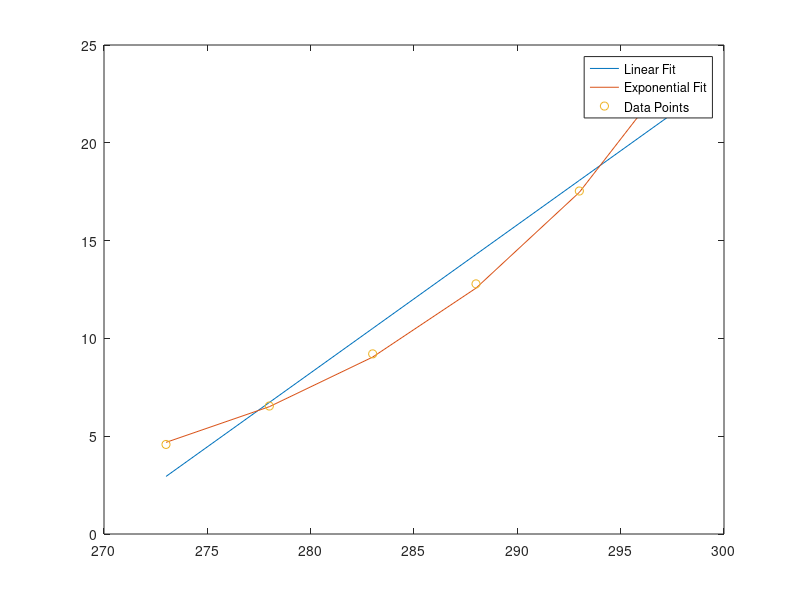

MATLAB code to generate this figure:
% Kaan Işıldak / no:090160360

% Question 2)
T=[273 278 283 288 293 298];
P=[4.579 6.543 9.209 12.788 17.535 23.756];

coeff=polyfit(T,P,1); % y=mx+b
m1=coeff(1);
b1=coeff(2);

coeff2=polyfit(T,log(P),1);  %y=b*e^mx
m2=coeff2(1);
b2=exp(coeff2(2));

x_plot=T;
y_plot1=(m1*x_plot)+b1;

y_plot2=b2*exp(m2.*x_plot);
sum_1=0;
sum_2=0;
for i=1:length(x_plot)  % min square error for linear function
    sum_1=sum_1+(P(i)-y_plot1(i))^2;
end

for j=1:length(x_plot) % min square error for exponential function
    sum_2=sum_2+(P(j)-y_plot2(j))^2;
end
% Since sum_2 < sum_1 we should choose exponential function
T_val=300;
P_val2=b2*exp(m2.*T_val);

plot(x_plot,y_plot1,x_plot,y_plot2,T,P,'o')
legend("Linear Fit","Exponential Fit","Data Points")